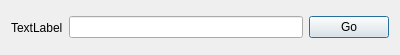
<?xml version="1.0" encoding="UTF-8"?>
<ui version="4.0">
 <class>GotoDialog</class>
 <widget class="QDialog" name="GotoDialog">
  <property name="geometry">
   <rect>
    <x>0</x>
    <y>0</y>
    <width>400</width>
    <height>55</height>
   </rect>
  </property>
  <property name="windowTitle">
   <string>Dialog</string>
  </property>
  <layout class="QHBoxLayout" name="horizontalLayout">
   <item>
    <widget class="QLabel" name="label">
     <property name="text">
      <string>TextLabel</string>
     </property>
    </widget>
   </item>
   <item>
    <widget class="QLineEdit" name="lineEdit"/>
   </item>
   <item>
    <widget class="QPushButton" name="pushButton">
     <property name="text">
      <string>Go</string>
     </property>
    </widget>
   </item>
  </layout>
 </widget>
 <resources/>
 <connections/>
</ui>
